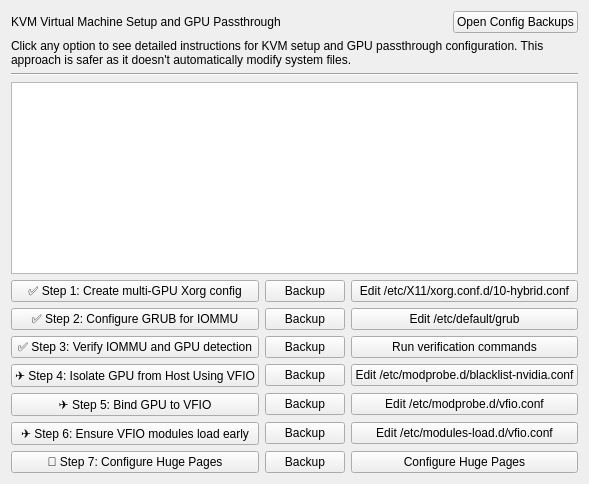
          <widget class="QWidget" name="dualGpuSubTab">
           <attribute name="title">
            <string>🖥️ Dual GPU</string>
           </attribute>
           <layout class="QVBoxLayout" name="verticalLayout_kvm">
        <item>
         <layout class="QHBoxLayout" name="kvmHeaderLayout">
          <item>
           <widget class="QLabel" name="kvmTitleLabel">
            <property name="text">
             <string>KVM Virtual Machine Setup and GPU Passthrough</string>
            </property>
           </widget>
          </item>
          <item>
           <spacer name="kvmHeaderSpacer">
            <property name="orientation">
             <enum>Qt::Orientation::Horizontal</enum>
            </property>
            <property name="sizeHint" stdset="0">
             <size>
              <width>40</width>
              <height>20</height>
             </size>
            </property>
           </spacer>
          </item>
          <item>
           <widget class="QPushButton" name="openKvmBackupFolderButton">
            <property name="text">
             <string>Open Config Backups</string>
            </property>
           </widget>
          </item>
         </layout>
        </item>
        <item>
         <widget class="QLabel" name="kvmWarningLabel">
          <property name="sizePolicy">
           <sizepolicy hsizetype="Preferred" vsizetype="Fixed">
            <horstretch>0</horstretch>
            <verstretch>0</verstretch>
           </sizepolicy>
          </property>
          <property name="maximumSize">
           <size>
            <width>16777215</width>
            <height>50</height>
           </size>
          </property>
          <property name="text">
           <string>Click any option to see detailed instructions for KVM setup and GPU passthrough configuration. This approach is safer as it doesn't automatically modify system files.</string>
          </property>
          <property name="wordWrap">
           <bool>true</bool>
          </property>
         </widget>
        </item>
        <item>
         <widget class="QFrame" name="kvmSeparator">
          <property name="frameShape">
           <enum>QFrame::HLine</enum>
          </property>
          <property name="frameShadow">
           <enum>QFrame::Sunken</enum>
          </property>
         </widget>
        </item>
        <item>
         <widget class="QTextBrowser" name="dualGpuGuideBrowser">
          <property name="openExternalLinks">
           <bool>true</bool>
          </property>
         </widget>
        </item>
        <item>
         <layout class="QGridLayout" name="kvmGridLayout">
          <item row="0" column="0">
           <widget class="QPushButton" name="multiGpuXorgToggle">
            <property name="text">
             <string>✅ Step 1: Create multi-GPU Xorg config</string>
            </property>
           </widget>
          </item>
          <item row="0" column="1">
           <widget class="QPushButton" name="multiGpuXorgBackupButton">
            <property name="text">
             <string>Backup</string>
            </property>
            <property name="toolTip">
             <string>Backup Xorg config file</string>
            </property>
           </widget>
          </item>
          <item row="0" column="2">
           <widget class="QPushButton" name="multiGpuXorgConfigButton">
            <property name="text">
             <string>Edit /etc/X11/xorg.conf.d/10-hybrid.conf</string>
            </property>
           </widget>
          </item>
          <item row="1" column="0">
           <widget class="QPushButton" name="grubConfigToggle">
            <property name="text">
             <string>✅ Step 2: Configure GRUB for IOMMU</string>
            </property>
           </widget>
          </item>
          <item row="1" column="1">
           <widget class="QPushButton" name="grubConfigBackupButton">
            <property name="text">
             <string>Backup</string>
            </property>
            <property name="toolTip">
             <string>Backup GRUB config file</string>
            </property>
           </widget>
          </item>
          <item row="1" column="2">
           <widget class="QPushButton" name="grubConfigButton">
            <property name="text">
             <string>Edit /etc/default/grub</string>
            </property>
           </widget>
          </item>
          <item row="2" column="0">
           <widget class="QPushButton" name="verifyIommuToggle">
            <property name="text">
             <string>✅ Step 3: Verify IOMMU and GPU detection</string>
            </property>
           </widget>
          </item>
          <item row="2" column="1">
           <widget class="QPushButton" name="verifyIommuBackupButton">
            <property name="text">
             <string>Backup</string>
            </property>
            <property name="toolTip">
             <string>Backup verification results</string>
            </property>
           </widget>
          </item>
          <item row="2" column="2">
           <widget class="QPushButton" name="verifyIommuConfigButton">
            <property name="text">
             <string>Run verification commands</string>
            </property>
           </widget>
          </item>
          <item row="3" column="0">
           <widget class="QPushButton" name="isolateGpuToggle">
            <property name="text">
             <string>✈️ Step 4: Isolate GPU from Host Using VFIO</string>
            </property>
           </widget>
          </item>
          <item row="3" column="1">
           <widget class="QPushButton" name="isolateGpuBackupButton">
            <property name="text">
             <string>Backup</string>
            </property>
            <property name="toolTip">
             <string>Backup blacklist config</string>
            </property>
           </widget>
          </item>
          <item row="3" column="2">
           <widget class="QPushButton" name="isolateGpuConfigButton">
            <property name="text">
             <string>Edit /etc/modprobe.d/blacklist-nvidia.conf</string>
            </property>
           </widget>
          </item>
          <item row="4" column="0">
           <widget class="QPushButton" name="bindGpuToggle">
            <property name="text">
             <string>✈️ Step 5: Bind GPU to VFIO</string>
            </property>
           </widget>
          </item>
          <item row="4" column="1">
           <widget class="QPushButton" name="bindGpuBackupButton">
            <property name="text">
             <string>Backup</string>
            </property>
            <property name="toolTip">
             <string>Backup VFIO config</string>
            </property>
           </widget>
          </item>
          <item row="4" column="2">
           <widget class="QPushButton" name="bindGpuConfigButton">
            <property name="text">
             <string>Edit /etc/modprobe.d/vfio.conf</string>
            </property>
           </widget>
          </item>
          <item row="5" column="0">
           <widget class="QPushButton" name="loadVfioToggle">
            <property name="text">
             <string>✈️ Step 6: Ensure VFIO modules load early</string>
            </property>
           </widget>
          </item>
          <item row="5" column="1">
           <widget class="QPushButton" name="loadVfioBackupButton">
            <property name="text">
             <string>Backup</string>
            </property>
            <property name="toolTip">
             <string>Backup modules config</string>
            </property>
           </widget>
          </item>
          <item row="5" column="2">
           <widget class="QPushButton" name="loadVfioConfigButton">
            <property name="text">
             <string>Edit /etc/modules-load.d/vfio.conf</string>
            </property>
           </widget>
          </item>
          <item row="6" column="0">
           <widget class="QPushButton" name="hugePagesToggle">
            <property name="text">
             <string>💾 Step 7: Configure Huge Pages</string>
            </property>
           </widget>
          </item>
          <item row="6" column="1">
           <widget class="QPushButton" name="hugePagesBackupButton">
            <property name="text">
             <string>Backup</string>
            </property>
            <property name="toolTip">
             <string>Backup huge pages config</string>
            </property>
           </widget>
          </item>
          <item row="6" column="2">
           <widget class="QPushButton" name="hugePagesConfigButton">
            <property name="text">
             <string>Configure Huge Pages</string>
            </property>
           </widget>
          </item>
         </layout>
        </item>
       </layout>
          </widget>
